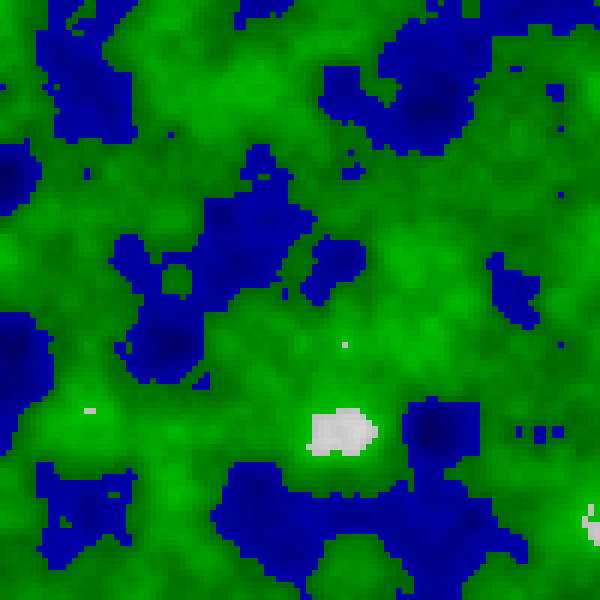
Frame 1 (no input)
Frame 60 (no input): identical to frame 1, image omitted
Frame 120 (the mouse pressed at the canvas centre since frame 60): identical to frame 1, image omitted

The p5.js sketch that drew this single still picture (run headless with seeded random() and noise() and a simulated clock; from frame 60 on, the mouse is pressed at the canvas centre):

// p5.js sketch
// ── sketch.js
function setup() {
    createCanvas(600,600) //600x600

    createP()
    button = createButton("Start/Stop")
    button.mousePressed(function() {overTime = !overTime})
    overTime = false

    createP("Zoom:")
    segSlider = createSlider(3,12, 6)
    segSlider.size(600)
    seg = 6

    createP("Water level:")
    waterSlider = createSlider(0,255, 100)
    waterSlider.size(600)
    waterLevel = 100

    createP("Snow level:")
    snowSlider = createSlider(0,255, 190)
    snowSlider.size(600)
    snowLevel = 100

    noiseM = 0.07
    tStep = 0.015
    t = 0
}

function draw() {
    background(150)

    seg = segSlider.value()
    if (waterSlider.value() > 255-70) {
        waterSlider.value(255-70)
    }
    waterLevel = waterSlider.value()
    snowLevel = snowSlider.value()
    if (overTime) {
        t += tStep
    }

    noStroke()
    for (x=0; x<width/seg; x+=1) {
        for (y=0; y<height/seg; y+=1) {
            n = noise( x*noiseM, y*noiseM, t)*255
            if (n < waterLevel) {
                fill(0,0,n+70)
            } else if (n < snowLevel) {
                fill(0,n,0)
            } else {
                fill(n,n,n)
            }
            square(x*seg,y*seg,seg)
        }
    }

}
